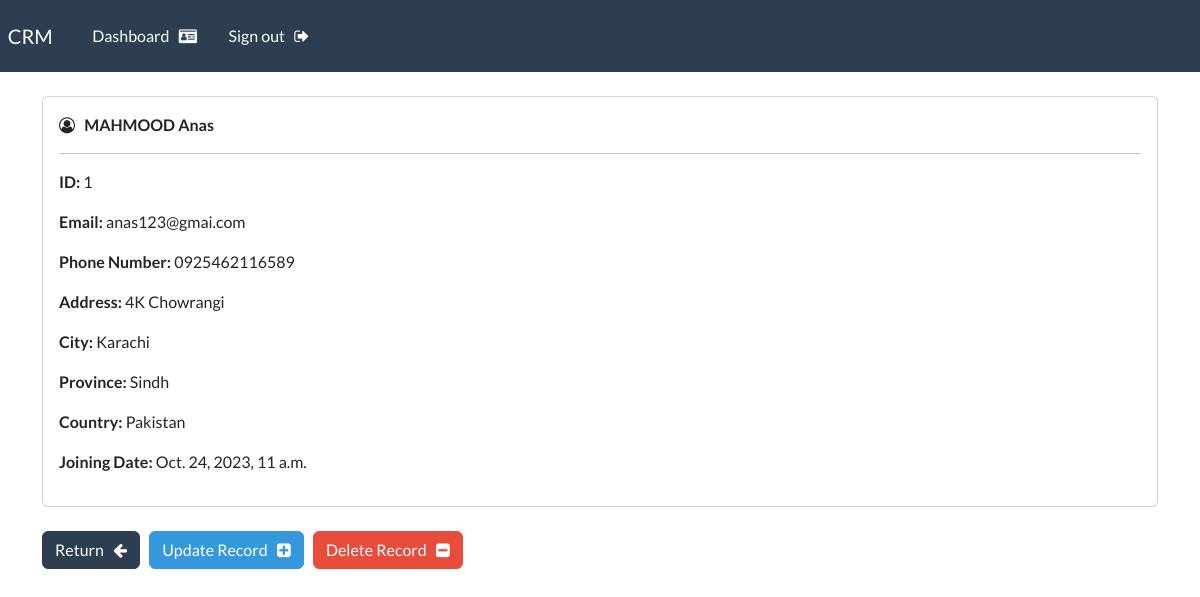
/view-record/1 (signed in), run on the app's committed database.
### webapp/models.py (models this page shows, shortened)
class Record(models.Model):
    creation_date = models.DateTimeField(auto_now_add=True)
    first_name = models.CharField(max_length=50)
    last_name = models.CharField(max_length=50)
    email = models.EmailField()
    phone = models.CharField(max_length=20)
    address = models.CharField(max_length=100)
    city = models.CharField(max_length=70)
    province = models.CharField(max_length=70)
    country = models.CharField(max_length=70)

### webapp/views.py (the view)
# urls.py: path('view-record/<int:pk>', views.view_record, name='view-record'),
@login_required(login_url='my-login')
def view_record(request, pk):
    all_records = Record.objects.get(id=pk)
    context = {'records':all_records, 'page':'View Record'}
    return render(request, 'webapp/view-record.html', context=context)

### webapp/templates/webapp/view-record.html (shortened to what this page needs)
{% extends 'webapp/base.html' %}
{% block content %}
    <div class="card">
        <div class="card-body">
        <i class="fa fa-user-circle-o" aria-hidden="true"></i> &nbsp;
        <strong>
            {{records.last_name|upper}}
            {{records.first_name|capfirst}}
        </strong>
        <hr>
            <p><strong> ID:</strong> {{records.id}}</p>
            <p><strong> Email:</strong> {{records.email}}</p>
            <p><strong> Phone Number:</strong> {{records.phone}}</p>
            <p><strong> Address:</strong> {{records.address}}</p>
            <p><strong> City:</strong> {{records.city}}</p>
            <p><strong> Province:</strong> {{records.province}}</p>
            <p><strong> Country:</strong> {{records.country}}</p>
            <p><strong> Joining Date:</strong> {{records.creation_date}}</p>
        </div>
    </div>
    <br>
    <a href="{% url 'dashboard' %}" class="btn btn-primary">Return &nbsp; <i class="fa fa-arrow-left" aria-hidden="true"></i></a>
    <a href="{% url 'update-record' records.id %}" class="btn btn-info">Update Record &nbsp; <i class="fa fa-plus-square" aria-hidden="true"></i>
    </a>
    <a href="{% url 'delete-record' records.id %}" class="btn btn-danger">Delete Record &nbsp; <i class="fa fa-minus-square" aria-hidden="true"></i></a>
{% endblock %}

### data on the page
Record: last_name "MAHMOOD", first_name "Anas", id "1", email "anas123@gmai.com", phone "0925462116589", address "4K Chowrangi", city "Karachi", province "Sindh", country "Pakistan", creation_date "Oct. 24, 2023, 11 a.m."
